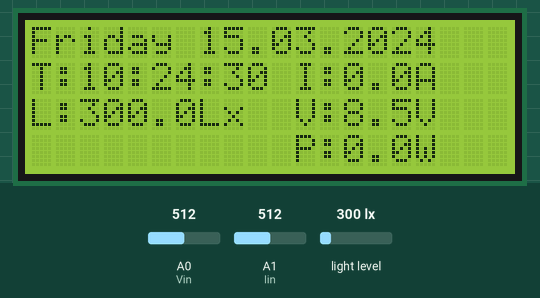
Recording of a sketch running on a simulated Arduino Uno, built with avr-gcc and run on an emulated ATmega328P. Parts: 20×4 character LCD. The inputs (shaded band) are chosen by the test bench; at power-on: light level 300 lx, A0 (Vin) = 512, A1 (Iin) = 512. The local clock reads 2024-03-15 10:24:30 at power-on unless the sketch sets it; what the sketch prints to the serial monitor is not drawn.

Above: at 1.8 s.
1.9 s: light level set to 40 lx
At 3.4 s:
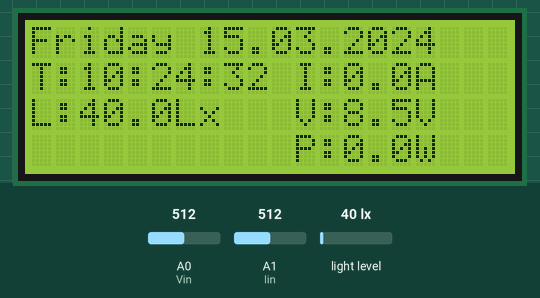
5.5 s: A0 (Vin) set to 716
At 6.7 s:
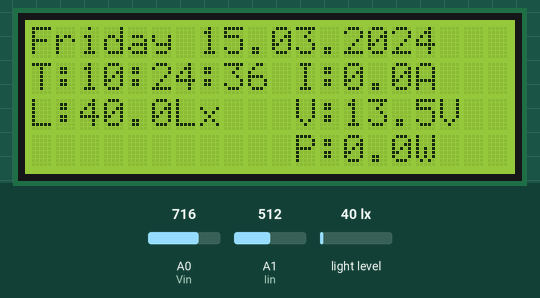
8.8 s: A1 (Iin) set to 716
At 10.1 s:
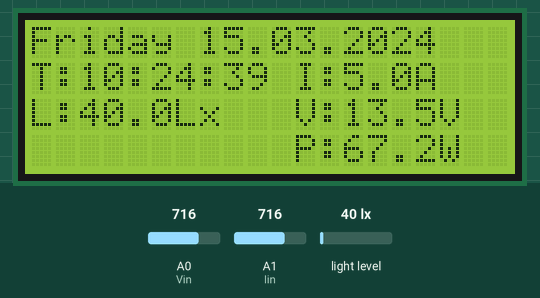
12.1 s: light level set to 500 lx
At 13.7 s:
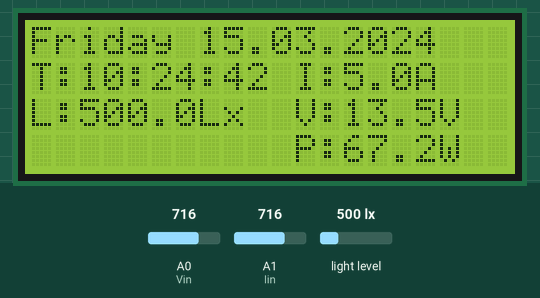
15.4 s: A0 (Vin) set to 900
At 17.0 s:
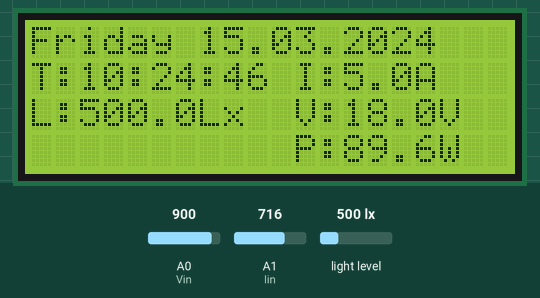
18.7 s: A1 (Iin) set to 900
At 20.2 s:
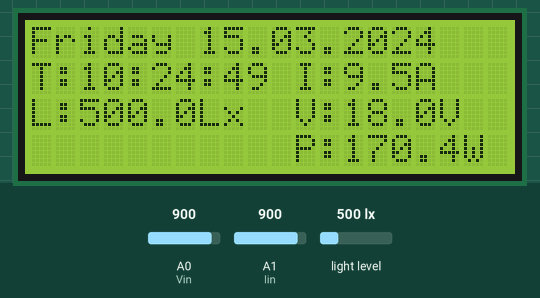
Timing chart, 0 to 21.7 s (numbered marks = the images above; inputs shaded):
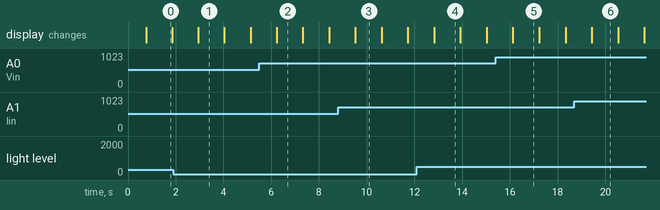

Measured:
- what the display in image 0 shows lasts 1.0 s, from 0.8 s to 1.8 s

The sketch:

Arduino.ino
```cpp
#include <Wire.h> // librarry untuk tiap sensor
#include <BH1750.h>
#include <DS3231.h>
#include <LiquidCrystal_I2C.h>
#include <SoftwareSerial.h>

SoftwareSerial uno(7,8);  // komunukasi RX, TX

LiquidCrystal_I2C lcd (0x27, 20, 4); // alamat i2c LCD yg digunakan dan lcd yang digunakan 20kolom 4 baris
BH1750 lightMeter(0x23); // alamat i2c unutk sensor waktu
DS3231  rtc(SDA, SCL);

//deklarasi sensor tegangan
const int Vin = A0;             //pin input sensor tegangan
const int offset_Vin = -400;      //nilai kalibrasi tegangan
const int offsetvoltage = 2500;
double adcvoltage = 0.0;
double voltage_in = 0.0;
int V_in = 0;

//dekralasi sensor arus
const int Iin = A1;             //pin input sensor arus
const float kalibrasi = 0.5;  //nilai kalibrasi arus
const int sensitivity = 100;    //sensitivitas sensor arus (berdasarkan datasheet)
int adcvalue = 0;
double Current = 0.0;
double Current_in = 0.0;

//deklarasi daya
float dayaPV = 0.0;

//deklarasi sensor lux
float lux = 0.0;

//komunikasi 1 arah uart
String kirim;
float data;
float data1;
float data2;
float data3;
float kosong=0;

void setup() {
  uno.begin(9600); //baudrate utk komunikasi dengan nodemcu
  Wire.begin();
  Serial.begin(9600);//baudrate yg digunakan ke sensor
  if (lightMeter.begin(BH1750::CONTINUOUS_HIGH_RES_MODE_2));


  lcd.init();
  lcd.init();
  lcd.backlight();
  pinMode(Iin, INPUT); // inisialisasi sensor arus sebagai input
  pinMode(Vin, INPUT);// inisialisasi sensor tegangan sebagai input


  rtc.begin();
//  rtc.setDOW(THURSDAY);
//  rtc.setTime(14, 28, 00);
//  rtc.setDate(27, 04, 2021);

  lcd.setCursor(0,0);                 // tampilan pembuka saat alat dinyalakan selama setengah detik lalu clear
  lcd.print("RANCANG BANGUN");
  lcd.setCursor(0,1);
  lcd.print("SISTEM MONITORING");
  lcd.setCursor(0,2);
  lcd.print("SOLAR CELL");
  lcd.setCursor(0,3);
  lcd.print("MENGGUNAKAN BLYNK");

  delay(500);
  lcd.clear();
}

void SETUPBLYNK() { //looping unutk kounikasi satu arah degan nodeMCU data yg dikirim sebanyak 4 data
  kirim = String(kosong) + "#" + String(data) + "#" + String(data1) + "#" + String(data2) + "#" + String(data3);
uno.println(kirim);
}

void loop() {
  tegangan();
  arus();
  daya();
  luxmeter();
  tampilan();
  SETUPBLYNK();
  data= lux;
  data1 = voltage_in;
  data2 = Current_in;
  data3 = dayaPV;
}
void tegangan(){
  //pembacaan sensor tegangan
  V_in = analogRead(Vin);   //membaca input
  voltage_in = map(V_in,0,1023, 0, 2500) + offset_Vin; //rumus pembacaan sensor tegangan
  voltage_in /=100;
  if(voltage_in<=0.5){ voltage_in=0.0;} //kalibrasi agar tidak muncul nilai minus (-)
}
void arus(){
  //pembacaan sensor arus
  adcvalue = analogRead(Iin);  //membaca input
  adcvoltage = (adcvalue/1024.0)*5000;   //rumus pembacaan sensor arus
  Current=(adcvoltage-offsetvoltage) /sensitivity;
  if (Current<=0.06){Current=0.0;}   //agar tidak muncul nilai minus (-)
  Current_in=(Current*kalibrasi);
}
void daya(){
  //rumuspembacaan daya
  dayaPV = (voltage_in*Current_in);
}
void luxmeter(){
  //pembacaan sensor lux
  lux = lightMeter.readLightLevel();  //membaca input
}

void tampilan() {                         //untuk mengeksekusi dan menjalankan program yang sudah dibuat, akan dijalankan berulang kali oleh Arduino secara berkala
  //lcd.clear();
  lcd.setCursor(0,2);                   //Untuk sensor intensitas cahaya
  lcd.print("L:");
  lcd.print(lux,1);
  lcd.print("Lx ");

  lcd.setCursor(0,0);                   //Untuk Hari dan Tanggal dari rtc ds3231
  lcd.print(rtc.getDOWStr());
  lcd.print(" ");
  lcd.print(rtc.getDateStr());

  lcd.setCursor(0,1);                   //Untuk Waktu dari rtc ds3231
  lcd.print("T:");
  lcd.print(rtc.getTimeStr());

//  lcd.setCursor(0,3);                   //Untuk Temperatur dari rtc ds3231
//  lcd.print("T:");
//  lcd.print(rtc.getTemp());
//  lcd.print("C ");

  lcd.setCursor(11,3);                  //Untuk Daya
  lcd.print("P:");
  lcd.print(dayaPV,1);
  lcd.print("W ");

  lcd.setCursor(11,1);                  //Untuk sensor acs712
  lcd.print("I:");
  lcd.print(Current_in,1);
  lcd.print("A ");

  lcd.setCursor(11,2);                  //Untuk Voltage sensor
  lcd.print("V:");
  lcd.print(voltage_in,1);
  lcd.print("V ");

  Serial.print("L:");
  Serial.print(lux);
  Serial.print("\t V:");
  Serial.print(voltage_in);
  Serial.print("\t I:");
  Serial.print(Current_in);
  Serial.print("\t P:");
  Serial.print(dayaPV);
  Serial.println();
  delay(1000);
}
```
